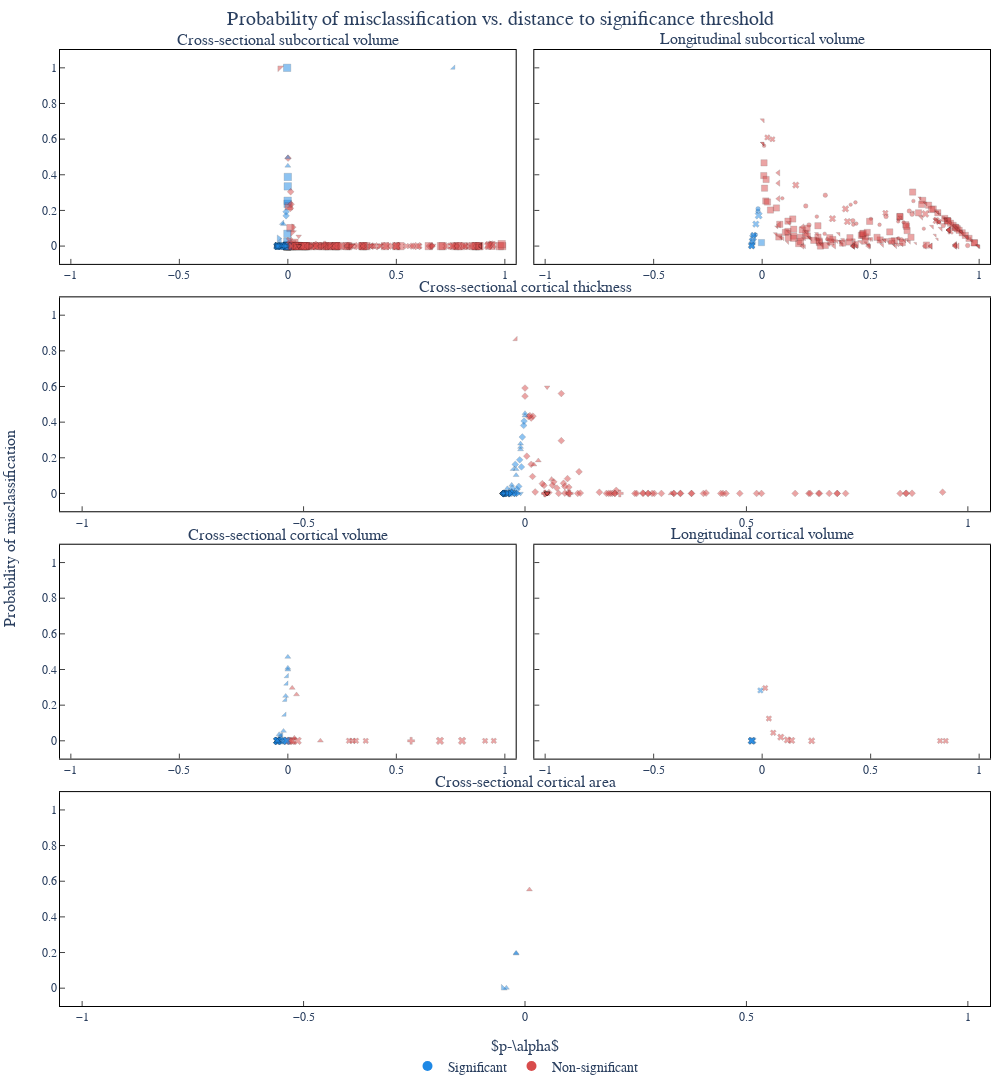

The notebook cell saved with this chart:
### Code cell
import plotly.graph_objects as go
from plotly.subplots import make_subplots
from plotly.validator_cache import ValidatorCache
import numpy as np
import pandas as pd

# --- 0) PREP ---
df_ = df.copy()
df_.loc[df_["metric"] == "volume", "metric"] = "cortical volume"

# Ensure stable ordering
metrics = list(df_["metric"].dropna().unique())
studies = list(df_["study"].dropna().unique())

# Symbols for papers
SymbolValidator = ValidatorCache.get_validator("scatter.marker", "symbol")
raw_symbols = SymbolValidator.values[2::3][::4]
papers = list(df_["paper"].dropna().unique())
paper_map = {v: f"{k}" for k, v in enumerate(df["paper"].unique(), start=1)}
markermap = {p: raw_symbols[i % len(raw_symbols)] for i, p in enumerate(papers)}

# Map each (study, metric) to a subplot position (row/col)
position_map = {
    ("cross-sectional", "subcortical volume"): dict(row=1, col=1),
    ("longitudinal", "subcortical volume"): dict(row=1, col=2),
    ("cross-sectional", "cortical thickness"): dict(row=2, col=1),
    ("cross-sectional", "cortical volume"): dict(row=3, col=1),
    ("longitudinal", "cortical volume"): dict(row=3, col=2),
    ("cross-sectional", "cortical area"): dict(row=4, col=1),
}

# Subplot titles
subplot_titles = list(
    map(
        lambda x: (x[0][0] + " " + x[0][1]).capitalize(),
        sorted(position_map.items(), key=lambda x: (x[1]["row"], x[1]["col"])),
    )
)
max_size = df_["sample_size"].max()

fig = make_subplots(
    rows=len(metrics),
    cols=len(studies),
    horizontal_spacing=0.02,
    vertical_spacing=0.035,
    subplot_titles=subplot_titles,
    x_title=r"$p-\alpha$",
    y_title="Probability of misclassification",
    shared_yaxes=True,
    shared_xaxes=True,
    specs=[[{}, {}], [{"colspan": 2}, None], [{}, {}], [{"colspan": 2}, None]],
)

# --- 1) ADD DUMMY TRACES FOR LEGEND ---
# This ensures "Significant" and "Non-significant" appear in the legend
fig.add_trace(
    go.Scatter(
        x=[None],
        y=[None],
        mode="markers",
        marker=dict(size=10, color="#1E88E5", symbol="circle"),
        name="Significant",
        showlegend=True,
    )
)

fig.add_trace(
    go.Scatter(
        x=[None],
        y=[None],
        mode="markers",
        marker=dict(size=10, color="#D84C4C", symbol="circle"),
        name="Non-significant",
        showlegend=True,
    )
)


# --- 2) ADD DATA TRACES ---
for metric in metrics:
    for study in studies:
        sub = df_[(df_["metric"] == metric) & (df_["study"] == study)]
        if sub.empty:
            continue

        for paper in sub["paper"].unique():
            sub_p = sub[sub["paper"] == paper]

            fig.add_trace(
                go.Scatter(
                    x=sub_p["dist"],
                    y=sub_p["proba_misclassification"],
                    mode="markers",
                    name=paper_map[paper],
                    showlegend=False,  # Hide individual data traces from legend
                    marker=dict(
                        opacity=0.5,
                        symbol=markermap.get(paper, "circle"),
                        size=np.log10(sub_p["sample_size"]) * 3,
                        # Map boolean to color string
                        color=sub_p["significant"].map(
                            {True: "#1E88E5", False: "#D84C4C"}
                        ),
                        line=dict(width=0.25, color="black"),
                    ),
                    customdata=sub_p[
                        ["region", "metric", "paper", "p_value", "alpha", "dist"]
                    ].to_numpy(),
                    hovertemplate=(
                        "<b>%{customdata[2]}</b><br>"
                        "P(FP)=%{x:.2f}<br>"
                        "y=%{y:.2f}<br>"
                        "Region: %{customdata[0]}<br>"
                        "Metric: %{customdata[1]}<br>"
                        "p=%{customdata[3]:.2e}, alpha=%{customdata[4]}<br>"
                        "dist=%{customdata[5]:.2e}<extra></extra>"
                    ),
                ),
                **position_map[(study, metric)],
            )

# --- 3) LAYOUT & STYLING ---
font_size = 14

fig.update_layout(
    title_text="Probability of misclassification vs. distance to significance threshold",
    title_x=0.5,
    height=1400,
    width=1000,
    font=dict(family="Helvetica", size=font_size),
    plot_bgcolor="white",
    paper_bgcolor="white",
    showlegend=True,
    margin=dict(l=60, r=10, t=50, b=60),
    legend=dict(
        title="",
        orientation="h",
        x=0.5,
        y=-0.08,  # Moved up slightly
        xanchor="center",
        yanchor="bottom",
    ),
)

fig.update_xaxes(
    range=[-1.05, 1.05],
    tickfont=dict(size=12),
    showline=True,
    linewidth=1,
    linecolor="black",
    mirror=True,
    ticks="inside",
)

fig.update_yaxes(
    # type="log",
    # exponentformat="power",
    # range=[-4.1, 0.1],
    range=[-0.1, 1.1],
    tickfont=dict(size=12),
    showline=True,
    linewidth=1,
    linecolor="black",
    mirror=True,
    ticks="inside",
)

# Force x-ticks on the first row specifically
fig.update_xaxes(showticklabels=True, row=1)

fig.show()
